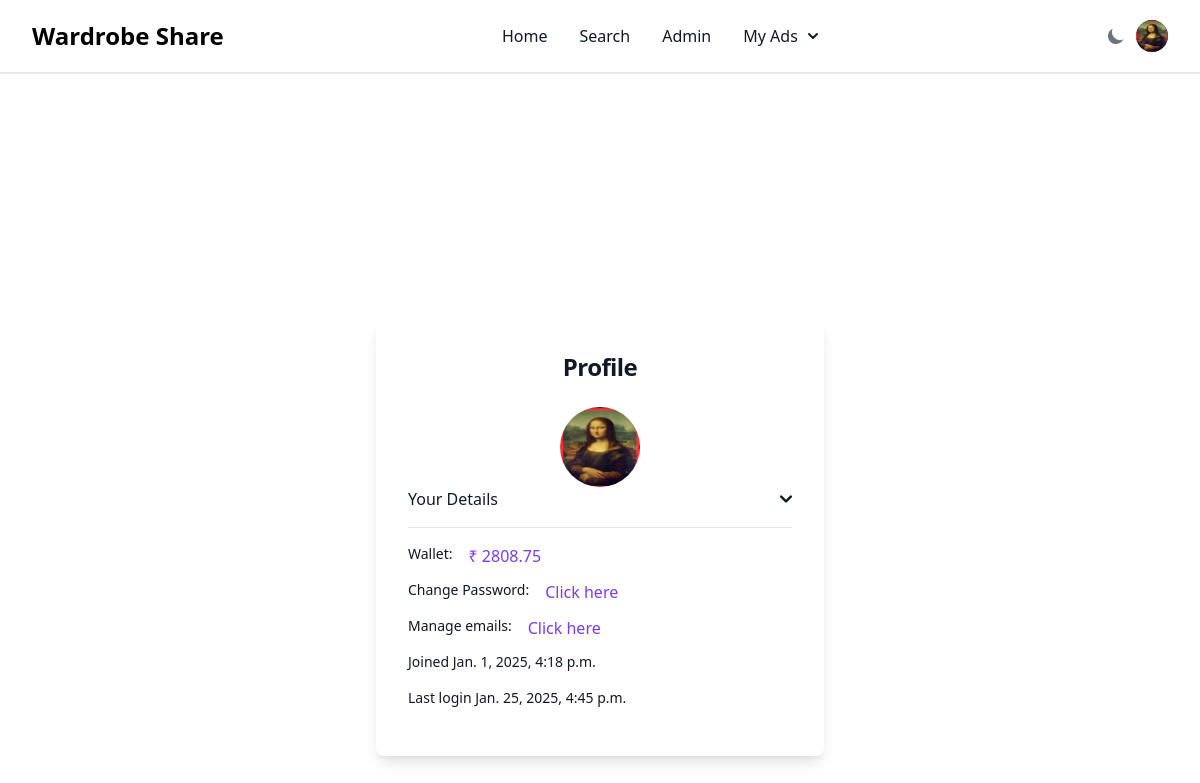
/accounts/profile/ (signed in), run on the app's committed database.
### app/models.py (models this page shows, shortened)
class Profile(models.Model):
    user=models.ForeignKey(User,on_delete=models.CASCADE)
    image=models.ImageField(upload_to="profiles",blank=True,null=True)
    first_name=models.CharField(max_length=50)
    last_name=models.CharField(max_length=50)
    phone_number=models.CharField(max_length=10)
    city=models.CharField(max_length=30)
    address=models.TextField()
    wallet=models.FloatField(default=0)

### app/views.py (the view, shortened to what this page needs)
# urls.py: path('accounts/profile/',profile),
@login_required()
def profile(r):
    form =ProfileForm()
    profile=""
    if Profile.objects.filter(user=r.user).exists():
        profile=Profile.objects.get(user=r.user)
        form = ProfileForm(instance=profile)
    return render(r,'account/profile.html',{"form":form,"profile":profile})

### templates/account/profile.html (shortened to what this page needs)
{% extends '../header.html' %}
{% load static %}
{% block main %}
<div class="flex flex-col items-center justify-center px-6 py-8 mx-auto min-h-screen mt-[-50px]">
  <div class="w-full bg-white rounded-lg shadow-lg dark:border md:mt-0 sm:max-w-md xl:p-0 dark:bg-gray-800 dark:border-gray-700 transition-transform duration-300 hover:scale-105">
    <div class="p-6 space-y-4 md:space-y-6 sm:p-8">
      <h1 class="text-xl font-bold leading-tight tracking-tight text-gray-900 md:text-2xl dark:text-white text-center">
        Profile
      </h1>
      <div class="max-w-sm mx-auto">
        <div class="">
          <center> <img src="{%if form.image.value %} {{form.image.value.url}} {%else%} {% static 'profile.jpg' %} {%endif%}"   class="text-center rounded-full h-20 w-20"
              alt="Profile Picture"></center>
          <button type="button"
            class="flex items-center w-full text-base text-gray-900 transition duration-75 rounded-lg group hover:bg-gray-100 dark:text-white dark:hover:bg-gray-700"
            aria-controls="dropdown-example" data-collapse-toggle="dropdown-example">
            <span class="flex-1 text-left rtl:text-right whitespace-nowrap">Your Details</span>
            <svg class="w-3 h-3" aria-hidden="true" xmlns="http://www.w3.org/2000/svg" fill="none"
              viewBox="0 0 10 6">
              <path stroke="currentColor" stroke-linecap="round" stroke-linejoin="round" stroke-width="2"
                d="m1 1 4 4 4-4" />
            </svg>
          </button>
        </div>
        <hr class="my-4">
        {% if profile %}
        <div class="my-2">
          <div class="flex">
            <p class="mb-2 text-sm font-medium text-gray-900 dark:text-white">Wallet:</p>
            <p class="ml-4 font-medium text-primary-600 dark:text-primary-500">₹ {{ profile.wallet }}</p>
          </div>
        </div>
        {% endif %}
        <div class="my-2">
          <div class="flex">
            <p class="mb-2 text-sm font-medium text-gray-900 dark:text-white">Change Password:</p>
            <a href="/accounts/password/change"
              class="ml-4 font-medium text-primary-600 hover:underline dark:text-primary-500">Click
              here</a>
          </div>
        </div>
        <div class="mb-2">
          <div class="flex">
            <p class="mb-2 text-sm font-medium text-gray-900 dark:text-white">Manage emails:</p>
            <a href="/accounts/email/" class="ml-4 font-medium text-primary-600 hover:underline dark:text-primary-500">Click
              here</a>
          </div>
        </div>
        <div class="mb-2">
          <div class="flex">
            <p class="mb-2 text-sm font-medium text-gray-900 dark:text-white">Joined
              {{ request.user.date_joined }}</p>
          </div>
        </div>
        <div class="mb-2">
          <div class="flex">
            <p class="mb-2 text-sm font-medium text-gray-900 dark:text-white">Last login
              {{ request.user.last_login }}</p>
          </div>
        </div>
      </div>
    </div>
  </div>
</div>
{% endblock %}

### templates/header.html (shortened to what this page needs)
{%load static%}
<!doctype html>
<html>
<head>
    <script src="https://cdn.tailwindcss.com"></script>
    <script
        src="https://cdn.tailwindcss.com?plugins=forms,typography,aspect-ratio,line-clamp,container-queries"></script>
    <link href="https://cdn.jsdelivr.net/npm/flowbite@2.5.2/dist/flowbite.min.css" rel="stylesheet" />
</head>
<body>
  <nav class="bg-white border-b-2 border-gray-200 px-2 sm:px-4 dark:bg-gray-900 dark:border-b-1 dark:border-gray-900 transition-colors duration-300 sticky top-0 z-50">
    <div class="max-w-screen-xl flex flex-wrap items-center justify-between mx-auto p-4">
      <a href="/" class="flex items-center space-x-3 rtl:space-x-reverse">
        <span class="self-center text-2xl font-semibold whitespace-nowrap dark:text-white">Wardrobe Share</span>
      </a>
      <div class="flex items-center md:order-2 space-x-3 md:space-x-0 rtl:space-x-reverse">
        <button onclick="toggleDarkMode()"
          class="text-gray-500 dark:text-gray-400 hover:bg-gray-100 dark:hover:bg-gray-700 focus:outline-none focus:ring-4 focus:ring-gray-200 dark:focus:ring-gray-700 rounded-lg text-sm p-2.5"
          aria-label="Toggle dark mode">
          <svg id="theme-toggle-dark-icon" class="hidden w-5 h-5" fill="currentColor" viewBox="0 0 20 20"
            xmlns="http://www.w3.org/2000/svg">
            <path d="M17.293 13.293A8 8 0 016.707 2.707a8.001 8.001 0 1010.586 10.586z"></path>
          </svg>
        </button>
        {% if request.user.is_authenticated %}
        <button type="button"
          class="flex text-sm bg-gray-800 rounded-full md:me-0 focus:ring-4 focus:ring-gray-300 dark:focus:ring-gray-600 transition-colors duration-300"
          id="user-menu-button" aria-expanded="false" data-dropdown-toggle="user-dropdown"
          data-dropdown-placement="bottom">
          <img class="w-8 h-8 rounded-full" src="{%if request.profile.image%} {{ request.profile.image.url }} {%else%} {% static 'profile.jpg' %} {%endif%}" alt="user photo">
        </button>
        {% endif %}
      </div>
      <div class="items-center justify-between hidden w-full md:flex md:w-auto md:order-1" id="navbar-user">
        <ul
          class="flex flex-col font-medium p-4 md:p-0 mt-4 border border-gray-100 rounded-lg bg-gray-50 md:space-x-8 rtl:space-x-reverse md:flex-row md:mt-0 md:border-0 md:bg-white dark:bg-gray-800 md:dark:bg-gray-900 dark:border-gray-700 transition-colors duration-300">
          <li class="group">
            <a href="/"
              class="block py-2 px-3 text-gray-900 rounded group-hover:bg-gray-100 md:group-hover:bg-transparent md:group-hover:text-blue-700 md:p-0 dark:text-white md:dark:group-hover:text-blue-500 dark:group-hover:bg-gray-700 dark:group-hover:text-white md:dark:group-hover:bg-transparent dark:border-gray-700 relative">Home
            </a>
          </li>
          <li class="group">
            <a href="/search"
              class="block py-2 px-3 text-gray-900 rounded hover:bg-gray-100 md:hover:bg-transparent md:hover:text-blue-700 md:p-0 dark:text-white md:dark:hover:text-blue-500 dark:hover:bg-gray-700 dark:hover:text-white md:dark:hover:bg-transparent dark:border-gray-700 relative">Search
            </a>
          </li>
          {%if user.is_superuser%}
          <li class="group">
            <a href="/admin"
              class="block py-2 px-3 text-gray-900 rounded hover:bg-gray-100 md:hover:bg-transparent md:hover:text-blue-700 md:p-0 dark:text-white md:dark:hover:text-blue-500 dark:hover:bg-gray-700 dark:hover:text-white md:dark:hover:bg-transparent dark:border-gray-700 relative">Admin
            </a>
          </li>
          {%endif%}
          <li class="group relative">
            <button id="dropdownNavbarLink" data-dropdown-toggle="dropdownNavbar"
              class="flex items-center justify-between w-full py-2 px-3 text-gray-900 hover:bg-gray-100 md:hover:bg-transparent md:border-0 md:hover:text-blue-700 md:p-0 md:w-auto dark:text-white md:dark:hover:text-blue-500 dark:focus:text-white dark:hover:bg-gray-700 md:dark:hover:bg-transparent">My
              Ads
              <svg class="w-2.5 h-2.5 ms-2.5" aria-hidden="true" xmlns="http://www.w3.org/2000/svg" fill="none"
                viewBox="0 0 10 6">
                <path stroke="currentColor" stroke-linecap="round" stroke-linejoin="round" stroke-width="2"
                  d="m1 1 4 4 4-4" />
              </svg>
            </button>
          </li>
          </ul>
      </div>
    </div>
  </nav>
</body>
<main class="bg-white dark:bg-darkbg dark:text-white">
    {% block main%}
    {%endblock%}
</main>
</html>

### templates/header.html (style rules this page uses)
main { min-height: 100vh; padding: 10px; }

### data on the page
Profile: image (picture), wallet "2808.75"

### other printed values
{{ request.user.date_joined }} "Jan. 1, 2025, 4:18 p.m."
{{ request.user.last_login }} "Jan. 25, 2025, 4:45 p.m."
